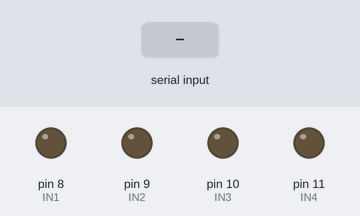
Bench run of a sketch on a simulated Arduino Uno, built with avr-gcc and run on an emulated ATmega328P. Parts: output pins drawn as LEDs (lit = HIGH). Dashed ring = blinking. The test bench sets the inputs (shaded band).

Above: at 1.2 s.
1.3 s: "A" received over Serial
At 1.69 s:
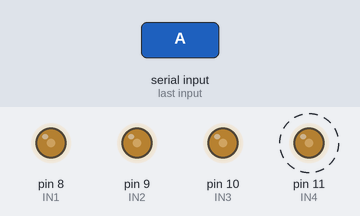
Timing chart, 0 to 10.3 s (numbered marks = the images above; inputs shaded):
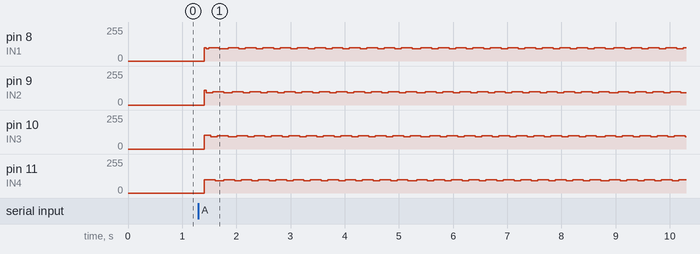

Measured:
- after the input at 1.3 s, pin 8 (IN1): 0/255 → 101/255 after 0.11 s, then moves between 92/255 and 101/255, repeating every 1.3 s; pin 9 (IN2): 0/255 → 109/255 after 0.11 s, then moves between 92/255 and 109/255, repeating every 0.32 s

The sketch:

Stepper_2.ino
```cpp
#define IN1  8
#define IN2  9
#define IN3  10
#define IN4  11

const int MinimumCase = 0,
          MaximumCase = 7;

boolean Direction;
int Steps;

void setup()
{
  Serial.begin(9600);

  pinMode(IN1, OUTPUT);
  pinMode(IN2, OUTPUT);
  pinMode(IN3, OUTPUT);
  pinMode(IN4, OUTPUT);

  Initialise();
}

void Initialise()
{
  Direction = false;

  Steps = 0;
}

void loop()
{
  while(true)
  {
    if(!Direction)
    {
      if(SerialRead() == 'A')
      {
        Direction = !Direction;
      }
    }
    else
    {
      delay(1);
    }

    Move();

    if(!Direction)
    {
      Serial.print("A");
    }
  }
}

char SerialRead()
{
  while(!Serial.available())
  {
    delay(25);
  }

  delay(25);

  return Serial.read();
}

void Move()
{
  switch(Steps)
  {
     case 0:

       digitalWrite(IN1, LOW);
       digitalWrite(IN2, LOW);
       digitalWrite(IN3, LOW);
       digitalWrite(IN4, HIGH);

     break;

     case 1:

       digitalWrite(IN1, LOW);
       digitalWrite(IN2, LOW);
       digitalWrite(IN3, HIGH);
       digitalWrite(IN4, HIGH);

     break;

     case 2:

       digitalWrite(IN1, LOW);
       digitalWrite(IN2, LOW);
       digitalWrite(IN3, HIGH);
       digitalWrite(IN4, LOW);

     break;

     case 3:

       digitalWrite(IN1, LOW);
       digitalWrite(IN2, HIGH);
       digitalWrite(IN3, HIGH);
       digitalWrite(IN4, LOW);

     break;

     case 4:

       digitalWrite(IN1, LOW);
       digitalWrite(IN2, HIGH);
       digitalWrite(IN3, LOW);
       digitalWrite(IN4, LOW);

     break;

     case 5:

       digitalWrite(IN1, HIGH);
       digitalWrite(IN2, HIGH);
       digitalWrite(IN3, LOW);
       digitalWrite(IN4, LOW);

     break;

     case 6:

       digitalWrite(IN1, HIGH);
       digitalWrite(IN2, LOW);
       digitalWrite(IN3, LOW);
       digitalWrite(IN4, LOW);

     break;

     case 7:

       digitalWrite(IN1, HIGH);
       digitalWrite(IN2, LOW);
       digitalWrite(IN3, LOW);
       digitalWrite(IN4, HIGH);

     break;

     default:

       digitalWrite(IN1, LOW);
       digitalWrite(IN2, LOW);
       digitalWrite(IN3, LOW);
       digitalWrite(IN4, LOW);

     break;
  }

  SetSteps();
}

void SetSteps()
{
  if(Direction)
  {
    Steps++;
  }
  else
  {
    if(!Direction)
    {
      Steps--;
    }
  }

  if(Steps > MaximumCase)
  {
    Steps = MinimumCase;
  }
  else
  {
    if(Steps < MinimumCase)
    {
      Steps = MaximumCase;
    }
  }
}
```
